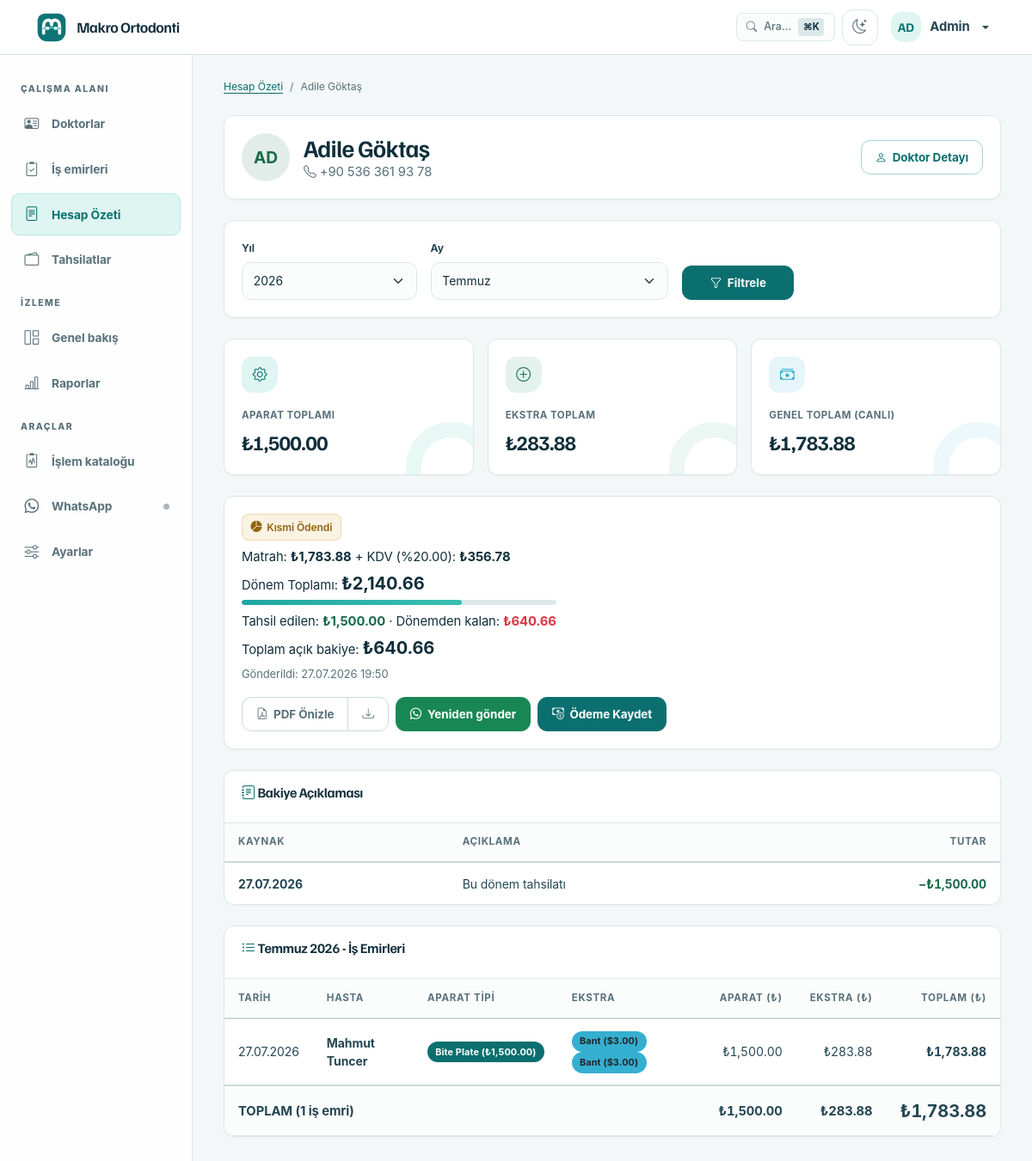
The app's page /makbuzlar/2?year=2026&month=7 (signed in), older data.
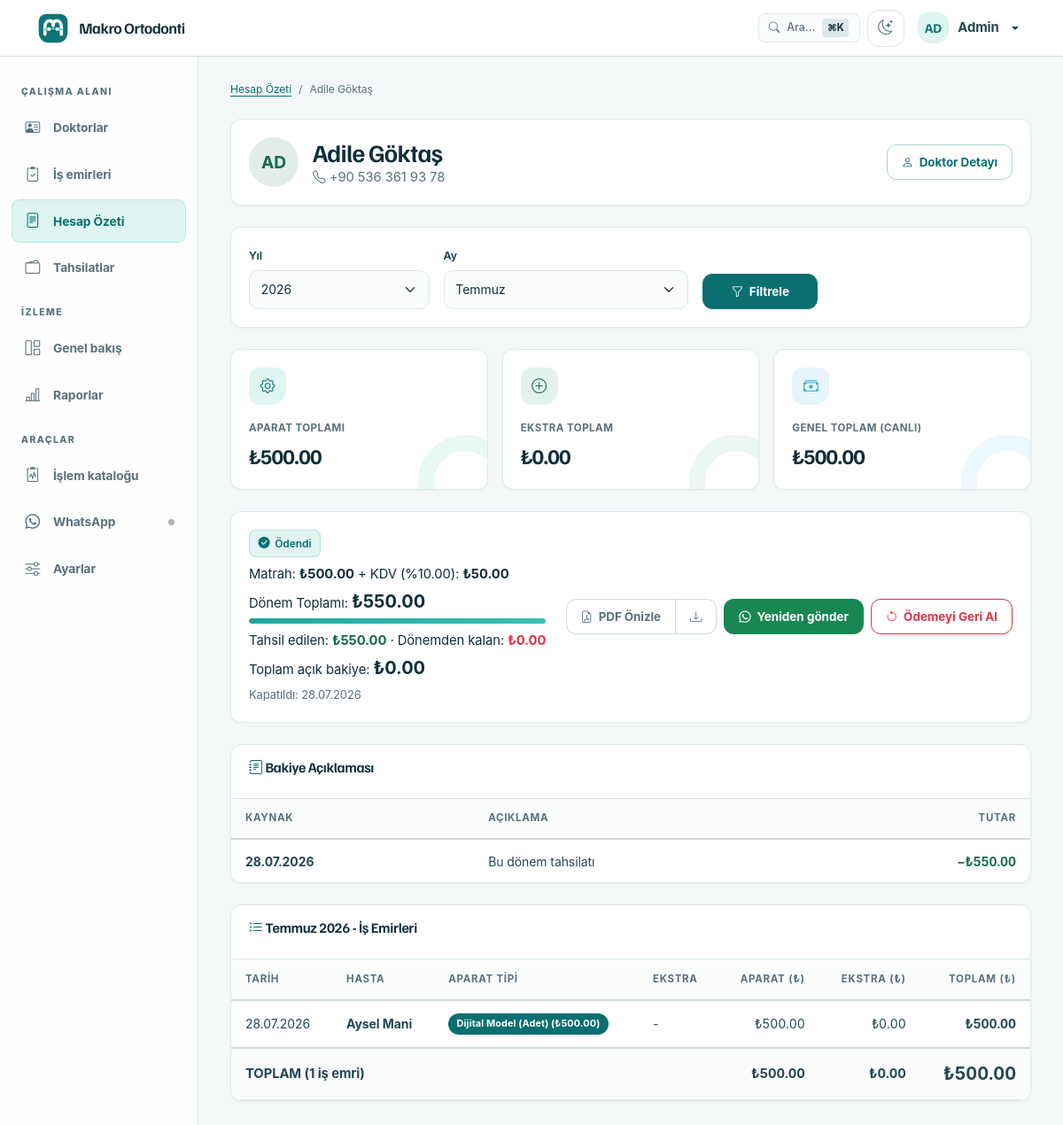
The same page, newer data.
### app/models/models.py (models this page shows, shortened)
class Makbuz(Base, TimestampMixin):
    __tablename__ = "makbuzlar"
    STATUS_DRAFT = "draft"
    STATUS_SENT = "sent"
    STATUS_PAID = "paid"
    id: Mapped[int] = mapped_column(Integer, primary_key=True, autoincrement=True)
    party_id: Mapped[int] = mapped_column(ForeignKey("parties.id"), nullable=False, index=True)
    year: Mapped[int] = mapped_column(Integer, nullable=False, index=True)
    month: Mapped[int] = mapped_column(Integer, nullable=False, index=True)
    work_order_count: Mapped[int] = mapped_column(Integer, nullable=False, default=0)
    subtotal: Mapped[Decimal] = mapped_column(Numeric(14, 2), nullable=False, default=Decimal("0.00"))
    vat_applied: Mapped[bool] = mapped_column(Boolean, nullable=False, default=False)
    vat_rate: Mapped[Decimal] = mapped_column(Numeric(5, 2), nullable=False, default=Decimal("0.00"))
    vat_amount: Mapped[Decimal] = mapped_column(Numeric(14, 2), nullable=False, default=Decimal("0.00"))
    grand_total: Mapped[Decimal] = mapped_column(Numeric(14, 2), nullable=False, default=Decimal("0.00"))
    status: Mapped[str] = mapped_column(String(20), nullable=False, default=STATUS_DRAFT, index=True)
    generated_at: Mapped[datetime] = mapped_column(DateTime, nullable=False, default=lambda: datetime.now().astimezone())
    sent_at: Mapped[datetime | None] = mapped_column(DateTime, nullable=True)
    paid_at: Mapped[date | None] = mapped_column(nullable=True)
    paid_amount: Mapped[Decimal | None] = mapped_column(Numeric(14, 2), nullable=True)
    payment_method: Mapped[str | None] = mapped_column(String(30), nullable=True)
    payment_reference: Mapped[str | None] = mapped_column(String(100), nullable=True)
    notes: Mapped[str | None] = mapped_column(Text, nullable=True)
    party: Mapped["Party"] = relationship(lazy="selectin")
    payment_entries: Mapped[list["MakbuzPayment"]] = relationship(
        back_populates="makbuz",
        cascade="all, delete-orphan",
        lazy="selectin",
        order_by="MakbuzPayment.payment_date.desc(), MakbuzPayment.id.desc()",
    )
    __table_args__ = (
        UniqueConstraint("party_id", "year", "month", name="uq_makbuz_party_period"),
    )
    @property
    def collected_amount(self) -> Decimal:
        if self.payment_entries:
            raw_total = money(sum((entry.amount for entry in self.payment_entries), Decimal("0.00")))
            return min(self.grand_total, raw_total) if self.grand_total > 0 else raw_total
        return min(self.grand_total, money(self.paid_amount or Decimal("0.00"))) if self.grand_total > 0 else money(self.paid_amount or Decimal("0.00"))
    @property
    def outstanding_amount(self) -> Decimal:
        return money(max(self.grand_total - self.collected_amount, Decimal("0.00")))
    @property
    def is_partially_paid(self) -> bool:
        return Decimal("0.00") < self.collected_amount < self.grand_total
    @property
    def affects_balance(self) -> bool:
        return True

class MakbuzPayment(Base, TimestampMixin):
    __tablename__ = "makbuz_payments"
    id: Mapped[int] = mapped_column(Integer, primary_key=True, autoincrement=True)
    makbuz_id: Mapped[int] = mapped_column(ForeignKey("makbuzlar.id"), nullable=False, index=True)
    payment_date: Mapped[date] = mapped_column(nullable=False, index=True)
    amount: Mapped[Decimal] = mapped_column(Numeric(14, 2), nullable=False)
    method: Mapped[str] = mapped_column(String(30), nullable=False, default=PaymentMethod.CASH.value)
    reference: Mapped[str | None] = mapped_column(String(100), nullable=True)
    notes: Mapped[str | None] = mapped_column(Text, nullable=True)
    makbuz: Mapped["Makbuz"] = relationship(back_populates="payment_entries", lazy="selectin")

class WorkOrder(Base, TimestampMixin):
    __tablename__ = "work_orders"
    id: Mapped[int] = mapped_column(Integer, primary_key=True, autoincrement=True)
    party_id: Mapped[int] = mapped_column(ForeignKey("parties.id"), nullable=False, index=True)
    work_date: Mapped[date] = mapped_column(nullable=False, index=True)
    apparatus_type: Mapped[str] = mapped_column(Text, nullable=False)
    extra_addons: Mapped[str | None] = mapped_column(Text, nullable=True)
    patient_name: Mapped[str] = mapped_column(String(200), nullable=False)
    apparatus_price: Mapped[Decimal] = mapped_column(Numeric(12, 2), nullable=False, default=Decimal("0.00"))
    extra_price: Mapped[Decimal] = mapped_column(Numeric(12, 2), nullable=False, default=Decimal("0.00"))
    total_price: Mapped[Decimal] = mapped_column(Numeric(12, 2), nullable=False, default=Decimal("0.00"))
    exchange_rate_applied: Mapped[Decimal | None] = mapped_column(Numeric(12, 4), nullable=True)
    notes: Mapped[str | None] = mapped_column(Text, nullable=True)
    party: Mapped["Party"] = relationship(lazy="selectin")

### app/routes/makbuzlar.py (the view)
@makbuzlar_bp.route("/<int:party_id>")
@login_required
@permissions_required("billing.view")
def detail_makbuz(party_id):
    party = db.get_or_404(Party, party_id)
    year = request.args.get("year", date.today().year, type=int)
    month = request.args.get("month", date.today().month, type=int)
    work_orders = _work_orders_for_period(party_id, year, month)
    total_apparatus = sum((wo.apparatus_price for wo in work_orders), Decimal("0.00"))
    total_extra = sum((wo.extra_price for wo in work_orders), Decimal("0.00"))
    total_price = sum((wo.total_price for wo in work_orders), Decimal("0.00"))
    makbuz = db.session.execute(
        db.select(Makbuz).where(
            Makbuz.party_id == party_id, Makbuz.year == year, Makbuz.month == month
        )
    ).scalar_one_or_none()
    statement = None
    if makbuz:
        from app.services.makbuz_account_service import account_statement
        statement = account_statement(makbuz)
    return render_template(
        "makbuzlar/detail.html",
        party=party,
        work_orders=work_orders,
        year=year,
        month=month,
        months=MONTHS,
        status_labels=STATUS_LABELS,
        makbuz=makbuz,
        statement=statement,
        total_apparatus=total_apparatus,
        total_extra=total_extra,
        total_price=total_price,
    )

### app/templates/makbuzlar/detail.html (shortened to what the changed rows need)
{% extends "base.html" %}
{% block content %}
<div class="row g-3 mb-4">
    <div class="col-md-4">
        <article class="card metric-card h-100">
            <div class="card-body">
                <span class="metric-icon"><i class="bi bi-gear"></i></span>
                <div class="metric-label">Aparat Toplamı</div>
                <p class="metric-value">₺{{ "{:,.2f}".format(total_apparatus) }}</p>
            </div>
        </article>
    </div>
    <div class="col-md-4">
        <article class="card metric-card h-100" style="--metric-color: var(--success-500); --metric-tint: rgba(45,155,115,.13);">
            <div class="card-body">
                <span class="metric-icon"><i class="bi bi-plus-circle"></i></span>
                <div class="metric-label">Ekstra Toplam</div>
                <p class="metric-value">₺{{ "{:,.2f}".format(total_extra) }}</p>
            </div>
        </article>
    </div>
    <div class="col-md-4">
        <article class="card metric-card h-100" style="--metric-color: var(--sky-500); --metric-tint: rgba(53,175,208,.13);">
            <div class="card-body">
                <span class="metric-icon"><i class="bi bi-cash-stack"></i></span>
                <div class="metric-label">Genel Toplam (canlı)</div>
                <p class="metric-value">₺{{ "{:,.2f}".format(total_price) }}</p>
            </div>
        </article>
    </div>
</div>
<div class="card border-0 shadow-sm mb-4">
    <div class="card-body">
        {% if makbuz %}
        <div class="d-flex align-items-center justify-content-between flex-wrap gap-3">
            <div style="min-width: 260px;">
                {% if makbuz.status == 'paid' %}
                <span class="badge-tint badge-tint-success mb-2"><i class="bi bi-check-circle-fill"></i> Ödendi</span>
                {% elif makbuz.is_partially_paid %}
                <span class="badge-tint badge-tint-warning mb-2"><i class="bi bi-pie-chart-fill"></i> Kısmi Ödendi</span>
                {% elif makbuz.status == 'sent' %}
                <span class="badge-tint badge-tint-info mb-2"><i class="bi bi-send-fill"></i> Gönderildi</span>
                {% else %}
                <span class="badge-tint badge-tint-secondary mb-2"><i class="bi bi-pencil-square"></i> Taslak</span>
                {% endif %}
                <p class="mb-1">Matrah: <strong>₺{{ "{:,.2f}".format(makbuz.subtotal) }}</strong>
                    {% if makbuz.vat_applied %} + KDV (%{{ '{:.2f}'.format(makbuz.vat_rate) }}): <strong>₺{{ "{:,.2f}".format(makbuz.vat_amount) }}</strong>{% endif %}
                </p>
                <p class="mb-1">Dönem Toplamı: <strong class="fs-5">₺{{ "{:,.2f}".format(makbuz.grand_total) }}</strong></p>
                {% if makbuz.grand_total > 0 %}
                {% set pct = [((makbuz.collected_amount / makbuz.grand_total) * 100)|int, 100]|min %}
                <div class="payment-progress-bar mb-2" title="%{{ pct }} tahsil edildi">
                    <div class="payment-progress-fill" style="width: {{ pct }}%;"></div>
                </div>
                {% endif %}
                {% if makbuz.collected_amount > 0 %}
                <p class="mb-1">Tahsil edilen: <strong class="text-success">₺{{ "{:,.2f}".format(makbuz.collected_amount) }}</strong> · Dönemden kalan: <strong class="text-danger">₺{{ "{:,.2f}".format(makbuz.outstanding_amount) }}</strong></p>
                {% endif %}
                {% if statement %}<p class="mb-1">Toplam açık bakiye: <strong class="fs-5">₺{{ "{:,.2f}".format(statement.total_due) }}</strong></p>{% endif %}
                {% if makbuz.sent_at %}<small class="text-muted">Gönderildi: {{ makbuz.sent_at.strftime('%d.%m.%Y %H:%M') }}</small><br>{% endif %}
                {% if makbuz.status == 'paid' %}<small class="text-muted">Kapatıldı: {{ makbuz.paid_at.strftime('%d.%m.%Y') if makbuz.paid_at else '-' }}</small>{% endif %}
            </div>
            <div class="d-flex gap-2">
                <div class="btn-group align-self-start">
                    <a href="{{ url_for('makbuzlar.pdf_makbuz', makbuz_id=makbuz.id) }}" target="_blank" rel="noopener" class="btn btn-outline-secondary">
                        <i class="bi bi-file-earmark-pdf"></i> PDF Önizle
                    </a>
                    <a href="{{ url_for('makbuzlar.pdf_makbuz', makbuz_id=makbuz.id, download=1) }}" class="btn btn-outline-secondary" title="PDF İndir">
                        <i class="bi bi-download"></i>
                    </a>
                </div>
                <form method="POST" action="{{ url_for('makbuzlar.send_makbuz', makbuz_id=makbuz.id) }}" data-confirm="Aylık hesap özeti WhatsApp üzerinden gönderilsin mi?">
                    <button type="submit" class="btn btn-success"><i class="bi bi-whatsapp"></i> {% if makbuz.status == 'draft' %}WhatsApp'tan gönder{% else %}Yeniden gönder{% endif %}</button>
                </form>
                {% if makbuz.status == 'sent' %}
                <a href="{{ url_for('payments.mark_paid', makbuz_id=makbuz.id) }}" class="btn btn-primary"><i class="bi bi-cash-coin"></i> Ödeme Kaydet</a>
                {% elif makbuz.status == 'paid' %}
                <form method="POST" action="{{ url_for('payments.unmark_paid', makbuz_id=makbuz.id) }}" data-confirm="Ödeme kaydı geri alınsın mı?">
                    <button type="submit" class="btn btn-outline-danger"><i class="bi bi-arrow-counterclockwise"></i> Ödemeyi Geri Al</button>
                </form>
                {% endif %}
            </div>
        </div>
        {% endif %}
    </div>
</div>
{% if makbuz and (makbuz.payment_entries or (statement and statement.previous_periods)) %}
<div class="card border-0 shadow-sm mb-4">
    <div class="card-body p-0">
        <div class="table-responsive">
            <table class="table align-middle mb-0">
                <thead><tr><th>Kaynak</th><th>Açıklama</th><th class="text-end">Tutar</th></tr></thead>
                <tbody>
                    {% for entry in makbuz.payment_entries %}
                    <tr>
                        <td><strong>{{ entry.payment_date.strftime('%d.%m.%Y') }}</strong></td>
                        <td>Bu dönem tahsilatı{% if entry.reference %} · {{ entry.reference }}{% endif %}{% if entry.notes %} · {{ entry.notes }}{% endif %}</td>
                        <td class="text-end fw-bold text-success">−₺{{ "{:,.2f}".format(entry.amount) }}</td>
                    </tr>
                    {% endfor %}
                </tbody>
            </table>
        </div>
    </div>
</div>
{% endif %}
<div class="card border-0 shadow-sm">
    <div class="card-body p-0">
        <div class="table-responsive">
            <table class="table table-hover align-middle mb-0">
                <thead class="table-light">
                    <tr>
                        <th>Tarih</th>
                        <th>Hasta</th>
                        <th>Aparat Tipi</th>
                        <th>Ekstra</th>
                        <th class="text-end">Aparat (₺)</th>
                        <th class="text-end">Ekstra (₺)</th>
                        <th class="text-end">Toplam (₺)</th>
                    </tr>
                </thead>
                <tbody>
                    {% for wo in work_orders %}
                    <tr>
                        <td>{{ wo.work_date.strftime('%d.%m.%Y') }}</td>
                        <td><strong>{{ wo.patient_name }}</strong></td>
                        <td>
                            {% set items = wo.apparatus_type|fromjson %}
                            {% if items is iterable and items is not string and items|length > 0 %}
                                {% for item in items %}
                                    <span class="badge bg-primary">{{ item.name if item is mapping else item }} ({{ (item.currency if item is mapping else 'TL')|currency_symbol }}{{ "{:,.2f}".format(item.price|float if item is mapping else 0) }})</span>
                                {% endfor %}
                            {% else %}
                                {{ wo.apparatus_type }}
                            {% endif %}
                        </td>
                        <td>
                            {% set extra_value = wo.extra_addons|clean_optional %}
                            {% set extras = extra_value|fromjson %}
                            {% if extras is iterable and extras is not string and extras|length > 0 %}
                                {% for ex in extras %}
                                    <span class="badge bg-info text-dark">{{ ex.name if ex is mapping else ex }} ({{ (ex.currency if ex is mapping else 'TL')|currency_symbol }}{{ "{:,.2f}".format(ex.price|float if ex is mapping else 0) }})</span>
                                {% endfor %}
                            {% else %}
                                {{ extra_value or '-' }}
                            {% endif %}
                        </td>
                        <td class="text-end">₺{{ "{:,.2f}".format(wo.apparatus_price) }}</td>
                        <td class="text-end">₺{{ "{:,.2f}".format(wo.extra_price) }}</td>
                        <td class="text-end fw-bold">₺{{ "{:,.2f}".format(wo.total_price) }}</td>
                    </tr>
                    {% endfor %}
                </tbody>
                {% if work_orders %}
                <tfoot class="table-light">
                    <tr>
                        <td colspan="4" class="fw-bold">TOPLAM ({{ work_orders|length }} iş emri)</td>
                        <td class="text-end fw-bold">₺{{ "{:,.2f}".format(total_apparatus) }}</td>
                        <td class="text-end fw-bold">₺{{ "{:,.2f}".format(total_extra) }}</td>
                        <td class="text-end fw-bold fs-5">₺{{ "{:,.2f}".format(total_price) }}</td>
                    </tr>
                </tfoot>
                {% endif %}
            </table>
        </div>
    </div>
</div>
{% endblock %}

Row changes from the older to the newer data that the page shows:
no longer on this page (row edited): WorkOrder: work_date "27.07.2026", patient_name "Mahmut Tuncer", name "Bite Plate", currency "₺", price "1,500.00", name "Bant" "Bant", currency "$" "$", price "3.00" "3.00", apparatus_price "1,500.00", extra_price "283.88", total_price "1,783.88"
changed Makbuz: status "sent" → "paid" (drawn); subtotal "1,783.88" → "500.00"; vat_rate "20.00" → "10.00"; vat_amount "356.78" → "50.00"; grand_total "2,140.66" → "550.00"; outstanding_amount "640.66" → "0.00"; paid_at (not shown) → "28.07.2026"; sent_at "27.07.2026 19:50" → (not shown)
changed MakbuzPayment: collected_amount "1,500.00" → "550.00"; payment_date "27.07.2026" → "28.07.2026"; amount "1,500.00" → "550.00"
added WorkOrder: work_date "28.07.2026", patient_name "Aysel Mani", name "Dijital Model (Adet)", currency "₺", price "500.00", extra_value "-", apparatus_price "500.00", extra_price "0.00", total_price "500.00"
Text that changed along with them:
{{ "{:,.2f}".format(total_apparatus) }}: "1,500.00" → "500.00"
{{ "{:,.2f}".format(total_extra) }}: "283.88" → "0.00"
{{ "{:,.2f}".format(total_price) }}: "1,783.88" → "500.00"
{{ "{:,.2f}".format(statement.total_due) }}: "640.66" → "0.00"
text no longer shown: "Kısmi Ödendi Gönderildi: Ödeme Kaydet"
text now shown: "Ödendi Kapatıldı: Ödemeyi Geri Al"
